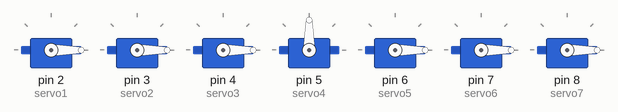
Recording of a sketch running on a simulated Arduino Uno, built with avr-gcc and run on an emulated ATmega328P. On the bench: 7 × servo.

Above: at 2.05 s.
At 5.45 s:
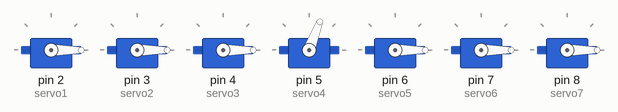
At 6.55 s:
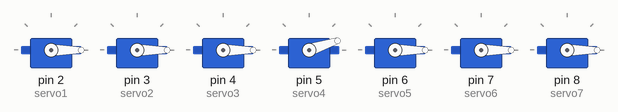
At 8.0 s:
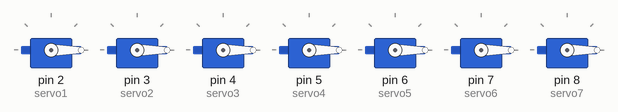
Timing chart, 0 to 9.8 s (numbered marks = the images above):
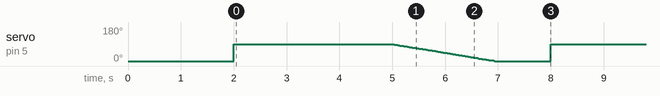

Measured:
- by itself, servo on pin 5 (servo4): ramps from 90° to 0° and jumps back, once every 6.0 s

The sketch:

sketch25agosto.ino
```cpp
#include <VarSpeedServo.h>

VarSpeedServo servo1;
VarSpeedServo servo2;
VarSpeedServo servo3;
VarSpeedServo servo4;
VarSpeedServo servo5;
VarSpeedServo servo6;
VarSpeedServo servo7;

void setup() {
   Serial.begin(9600);

  servo1.attach(2); //domingo
  servo2.attach(3); //segunda
  servo3.attach(4); //terça
  servo4.attach(5); //quarta
  servo5.attach(6); //quinta
  servo6.attach(7); //sexta
  servo7.attach(8); //sabado

  servo1.write(0);
  servo2.write(0);
  servo3.write(0);
  servo4.write(0);
  servo5.write(0);
  servo6.write(0);
  servo7.write(0);

  delay(2000);
}

void loop() {

      servo4.write(90); //angulo, abre
      delay(3000);

      servo4.slowmove(0,30); // angulo/velocidade - volta pra posição inicial | no projeto, retoma para a posição inicial, a partir de um comando do cliente
      delay(3000);
    }
```
